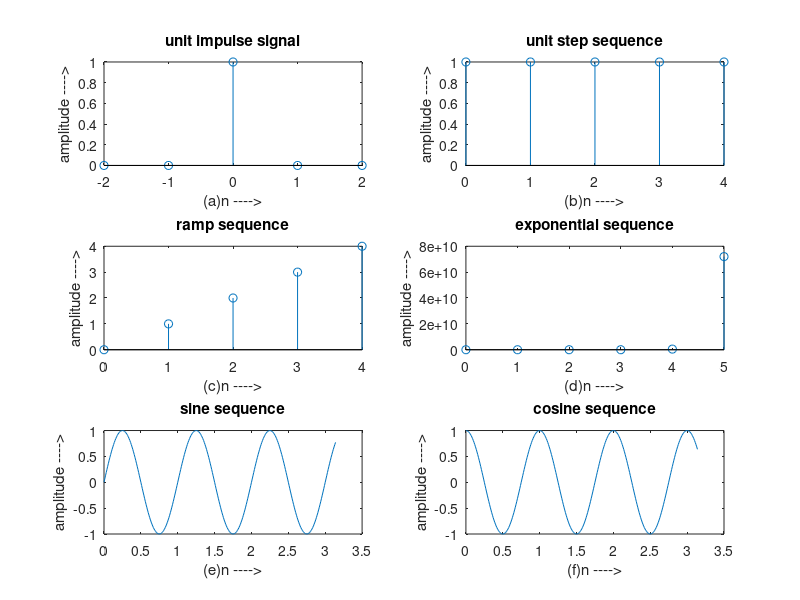

MATLAB code for this plot:
clc ; 
clear all ; 
close all ;

% PROGRAM for the generation of unit impulse signal 

t=-2:1:2 ; 
y=[zeros(1,2),ones(1,1),zeros(1,2)] ; 
subplot(3,2,1) ; 
stem(t,y) ; 
ylabel('amplitude ---->') ; 
xlabel('(a)n ---->') ; 
title(' unit impulse signal ') ; 

% PROGRAM for the generation of unit step 

n=input('enter the N value ') ; 
t=0:1:n-1 ; 
y=ones(1,n) ; 
subplot(3,2,2) ; 
stem(t,y) ; 
ylabel('amplitude ---->') ; 
xlabel('(b)n ---->') ; 
title(' unit step sequence ') ; 

% PROGRAM for the generation of ramp sequence 

n=input('enter the length of ramp sequence ') ; 
t=0:n-1 ; 
subplot(3,2,3) ; 
stem(t,t) ; 
ylabel('amplitude ---->') ; 
xlabel('(c)n ---->') ; 
title(' ramp sequence ') ; 


% PROGRAM for the generation of exponential sequence

n=input('enter the length of exponential sequence') ; 
t=0:n ; 
a=input('enter the value of a ') ; 
y=exp(a*t) ; 
subplot(3,2,4) ; 
stem(t,y) ; 
ylabel('amplitude ---->') ; 
xlabel('(d)n ---->') ; 
title(' exponential sequence ') ;


% PROGRAM for the generation of sinusoidal sequence

t=0:0.01:pi ; 
y=sin(2*pi*t) ; 
subplot(3,2,5) ; 
plot(t,y) ; 
ylabel('amplitude ---->') ; 
xlabel('(e)n ---->') ; 
title(' sine sequence ') ; 


% PROGRAM for the generation of cosine sequence

t=0:0.01:pi ; 
y=cos(2*pi*t) ; 
subplot(3,2,6) ; 
plot(t,y) ; 
ylabel('amplitude ---->') ; 
xlabel('(f)n ---->') ; 
title (' cosine sequence ') ; 

